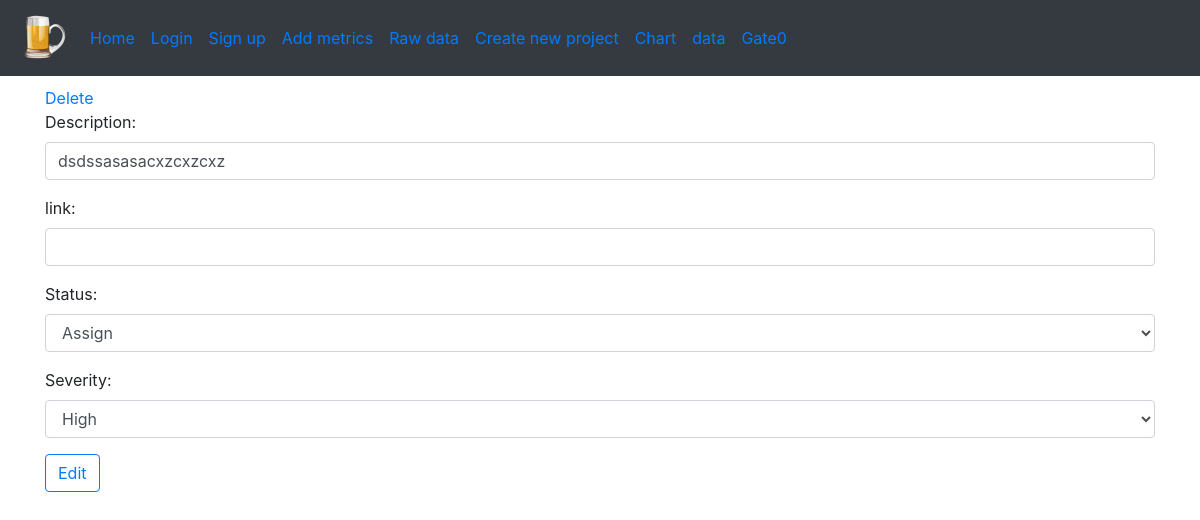
Page /issue/edit/9 on the earlier database version.
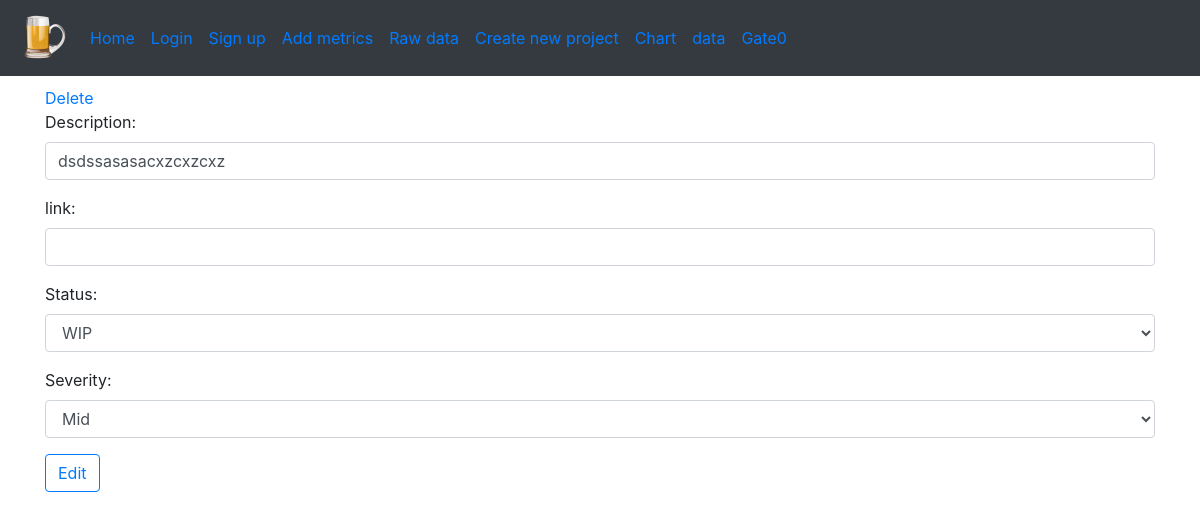
Same page on the later database version.
### spice_status/models/issue_models.py (models this page shows)
class Issue(db.Model):
    id = db.Column(db.Integer, primary_key=True)
    date = db.Column(db.String, default=(datetime.utcnow().strftime("%m/%d/%Y")))
    description = db.Column(db.String)
    status = db.Column(db.String)
    link = db.Column(db.String, default='')
    severity = db.Column(db.String)

### spice_status/views/issue_views.py (the view)
@bp_issue.route('/edit/<int:issue_id>', methods=["GET", "POST"])
def edit(issue_id):
    db_item = get_issue_by_id(issue_id)
    form = EditIssueForm(obj=db_item)
    if form.validate_on_submit():
        form.populate_obj(db_item)
        db.session.commit()
        flash(f"Item {issue_id} has been successfully modified", "success")
        return redirect(url_for('main.home'))
    return render_template('edit_item.html', issue=db_item, form=form, issue_id=issue_id)

### spice_status/forms/issue_form.py
class EditIssueForm(FlaskForm):
    description = StringField('Description', validators=[Length(min=15), DataRequired()])
    link = StringField('link')
    status = SelectField('Status', choices=['New', 'Assign', 'WIP', 'In Review', 'Closed'],
                         validators=[DataRequired()])
    severity = SelectField('Severity', choices=['Low', 'Mid', 'High', 'Escalated'],
                           validators=[InputRequired()])
    submit = SubmitField("Edit")

### spice_status/models/issue_models.py (called while the page is built)
def get_issue_by_id(issue_id):
    return Issue.query.filter_by(id=issue_id).first()

### spice_status/templates/edit_item.html
{% extends 'partials/_one_column.html' %}
{% from "macros/form_field_macros.html" import render_field %}
{% block content %}
<a href="{{url_for('issue.delete', issue_id=issue_id)}}">Delete</a>
    {% with enctype = True %}
         {% include 'partials/_form.html' %}
    {% endwith %}
{% endblock %}

### spice_status/templates/macros/form_field_macros.html (shortened to what this page needs)
{% macro render_field(field) %}
<div class="form-group">
    {% with cls = "form-control is-invalid" if field.errors else "form-control" %}
        {%  if field.widget.input_type == "submit" %}
            {% set cls = "btn btn-outline-primary custom-btn" %}
        {% endif %}
        {% if field.widget.input_type == 'checkbox' %}
            {{ field }}
            {{ field.label }}
        {% else %}
            {% if field.widget.input_type != 'hidden' and field.widget.input_type != 'submit' %}
                {{ field.label(class="form-label") }}:
            {% endif %}
            {{ field(class=cls) }}
        {% endif %}
    {% endwith %}
</div>
{% endmacro %}

Differences in the rows shown:
changed Issue "dsdssasasacxzcxzcxz": status "Assign" → "WIP"; severity "High" → "Mid"
